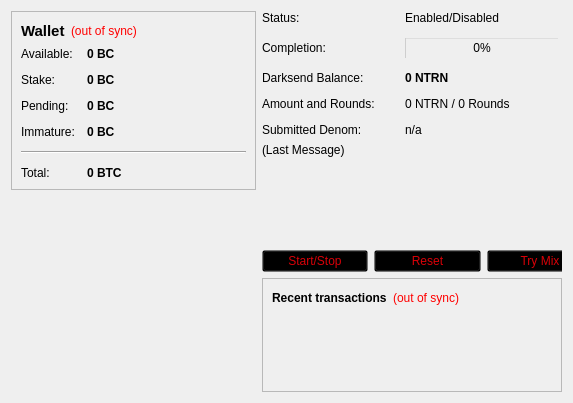
<?xml version="1.0" encoding="UTF-8"?>
<ui version="4.0">
 <class>OverviewPage</class>
 <widget class="QWidget" name="OverviewPage">
  <property name="geometry">
   <rect>
    <x>0</x>
    <y>0</y>
    <width>573</width>
    <height>342</height>
   </rect>
  </property>
  <property name="windowTitle">
   <string>Form</string>
  </property>
  <layout class="QHBoxLayout" name="horizontalLayout" stretch="1,1">
   <item>
    <layout class="QVBoxLayout" name="verticalLayout_2">
     <item>
      <widget class="QFrame" name="frame">
       <property name="frameShape">
        <enum>QFrame::StyledPanel</enum>
       </property>
       <property name="frameShadow">
        <enum>QFrame::Raised</enum>
       </property>
       <layout class="QVBoxLayout" name="verticalLayout_4">
        <item>
         <layout class="QHBoxLayout" name="horizontalLayout_4">
          <item>
           <widget class="QLabel" name="label_5">
            <property name="font">
             <font>
              <pointsize>11</pointsize>
              <weight>75</weight>
              <bold>true</bold>
             </font>
            </property>
            <property name="text">
             <string>Wallet</string>
            </property>
           </widget>
          </item>
          <item>
           <widget class="QLabel" name="labelWalletStatus">
            <property name="toolTip">
             <string>The displayed information may be out of date. Your wallet automatically synchronizes with the Neutron network after a connection is established, but this process has not completed yet.</string>
            </property>
            <property name="styleSheet">
             <string notr="true">QLabel { color: red; }</string>
            </property>
            <property name="text">
             <string notr="true">(out of sync)</string>
            </property>
            <property name="alignment">
             <set>Qt::AlignLeading|Qt::AlignLeft|Qt::AlignVCenter</set>
            </property>
           </widget>
          </item>
          <item>
           <spacer name="horizontalSpacer_2">
            <property name="orientation">
             <enum>Qt::Horizontal</enum>
            </property>
            <property name="sizeHint" stdset="0">
             <size>
              <width>40</width>
              <height>20</height>
             </size>
            </property>
           </spacer>
          </item>
         </layout>
        </item>
        <item>
         <layout class="QFormLayout" name="formLayout_2">
          <property name="fieldGrowthPolicy">
           <enum>QFormLayout::AllNonFixedFieldsGrow</enum>
          </property>
          <property name="horizontalSpacing">
           <number>12</number>
          </property>
          <property name="verticalSpacing">
           <number>12</number>
          </property>
          <item row="0" column="0">
           <widget class="QLabel" name="label">
            <property name="text">
             <string>Available:</string>
            </property>
           </widget>
          </item>
          <item row="0" column="1">
           <widget class="QLabel" name="labelBalance">
            <property name="font">
             <font>
              <weight>75</weight>
              <bold>true</bold>
             </font>
            </property>
            <property name="cursor">
             <cursorShape>IBeamCursor</cursorShape>
            </property>
            <property name="toolTip">
             <string>Your current spendable balance</string>
            </property>
            <property name="text">
             <string notr="true">0 BC</string>
            </property>
            <property name="textInteractionFlags">
             <set>Qt::LinksAccessibleByMouse|Qt::TextSelectableByKeyboard|Qt::TextSelectableByMouse</set>
            </property>
           </widget>
          </item>
          <item row="1" column="0">
           <widget class="QLabel" name="label_6">
            <property name="text">
             <string>Stake:</string>
            </property>
           </widget>
          </item>
          <item row="1" column="1">
           <widget class="QLabel" name="labelStake">
            <property name="font">
             <font>
              <weight>75</weight>
              <bold>true</bold>
             </font>
            </property>
            <property name="cursor">
             <cursorShape>IBeamCursor</cursorShape>
            </property>
            <property name="toolTip">
             <string>Total of coins that was staked, and do not yet count toward the current balance</string>
            </property>
            <property name="text">
             <string notr="true">0 BC</string>
            </property>
            <property name="textInteractionFlags">
             <set>Qt::LinksAccessibleByMouse|Qt::TextSelectableByKeyboard|Qt::TextSelectableByMouse</set>
            </property>
           </widget>
          </item>
          <item row="2" column="0">
           <widget class="QLabel" name="label_3">
            <property name="text">
             <string>Pending:</string>
            </property>
           </widget>
          </item>
          <item row="2" column="1">
           <widget class="QLabel" name="labelUnconfirmed">
            <property name="font">
             <font>
              <weight>75</weight>
              <bold>true</bold>
             </font>
            </property>
            <property name="cursor">
             <cursorShape>IBeamCursor</cursorShape>
            </property>
            <property name="toolTip">
             <string>Total of transactions that have yet to be confirmed, and do not yet count toward the current balance</string>
            </property>
            <property name="text">
             <string notr="true">0 BC</string>
            </property>
            <property name="textInteractionFlags">
             <set>Qt::LinksAccessibleByMouse|Qt::TextSelectableByKeyboard|Qt::TextSelectableByMouse</set>
            </property>
           </widget>
          </item>
          <item row="3" column="0">
           <widget class="QLabel" name="labelImmatureText">
            <property name="text">
             <string>Immature:</string>
            </property>
           </widget>
          </item>
          <item row="3" column="1">
           <widget class="QLabel" name="labelImmature">
            <property name="font">
             <font>
              <weight>75</weight>
              <bold>true</bold>
             </font>
            </property>
            <property name="toolTip">
             <string>Mined balance that has not yet matured</string>
            </property>
            <property name="text">
             <string notr="true">0 BC</string>
            </property>
            <property name="textInteractionFlags">
             <set>Qt::LinksAccessibleByMouse|Qt::TextSelectableByKeyboard|Qt::TextSelectableByMouse</set>
            </property>
           </widget>
          </item>
          <item row="4" column="0" colspan="2">
           <widget class="Line" name="line">
            <property name="orientation">
             <enum>Qt::Horizontal</enum>
            </property>
           </widget>
          </item>
          <item row="5" column="0">
           <widget class="QLabel" name="labelTotalText">
            <property name="text">
             <string>Total:</string>
            </property>
           </widget>
          </item>
          <item row="5" column="1">
           <widget class="QLabel" name="labelTotal">
            <property name="font">
             <font>
              <weight>75</weight>
              <bold>true</bold>
             </font>
            </property>
            <property name="cursor">
             <cursorShape>IBeamCursor</cursorShape>
            </property>
            <property name="toolTip">
             <string>Your current total balance</string>
            </property>
            <property name="text">
             <string notr="true">0 BTC</string>
            </property>
            <property name="textInteractionFlags">
             <set>Qt::LinksAccessibleByMouse|Qt::TextSelectableByKeyboard|Qt::TextSelectableByMouse</set>
            </property>
           </widget>
          </item>
         </layout>
        </item>
       </layout>
      </widget>
     </item>
     <item>
      <spacer name="verticalSpacer">
       <property name="orientation">
        <enum>Qt::Vertical</enum>
       </property>
       <property name="sizeHint" stdset="0">
        <size>
         <width>20</width>
         <height>40</height>
        </size>
       </property>
      </spacer>
     </item>
    </layout>
   </item>
   <item>
    <layout class="QVBoxLayout" name="verticalLayout_3">
<item>
<widget class="QFrame" name="frameDarksend">
<property name="sizePolicy">
             <sizepolicy hsizetype="MinimumExpanding" vsizetype="MinimumExpanding">
              <horstretch>0</horstretch>
              <verstretch>0</verstretch>
             </sizepolicy>
            </property>
<property name="minimumSize">
             <size>
              <width>300</width>
              <height>261</height>
             </size>
            </property>
      <property name="styleSheet">
       <string notr="true">background:transparent;</string>
      </property>
      <property name="frameShape">
       <enum>QFrame::StyledPanel</enum>
      </property>
      <property name="frameShadow">
       <enum>QFrame::Raised</enum>
      </property>
      <widget class="QWidget" name="verticalLayoutWidget">
       <property name="geometry">
        <rect>
         <x>0</x>
         <y>0</y>
         <width>331</width>
         <height>261</height>
        </rect>
       </property>
       <layout class="QVBoxLayout" name="verticalLayout_5">
        <item>
         <layout class="QFormLayout" name="formLayout">
          <property name="fieldGrowthPolicy">
           <enum>QFormLayout::AllNonFixedFieldsGrow</enum>
          </property>
          <property name="horizontalSpacing">
           <number>30</number>
          </property>
          <property name="verticalSpacing">
           <number>12</number>
          </property>
          <item row="0" column="0">
           <widget class="QLabel" name="label_6">
            <property name="text">
             <string>Status:</string>
            </property>
           </widget>
          </item>
          <item row="0" column="1">
           <widget class="QLabel" name="darksendEnabled">
            <property name="styleSheet">
             <string notr="true">color: rgb(0, 0, 0);</string>
            </property>
            <property name="text">
             <string>Enabled/Disabled</string>
            </property>
           </widget>
          </item>
          <item row="1" column="0">
           <widget class="QLabel" name="label_7">
            <property name="styleSheet">
             <string notr="true">color: rgb(0, 0, 0);</string>
            </property>
            <property name="text">
             <string>Completion:</string>
            </property>
           </widget>
          </item>
          <item row="1" column="1">
           <widget class="QProgressBar" name="darksendProgress">
            <property name="maximumSize">
             <size>
              <width>154</width>
              <height>16777215</height>
             </size>
            </property>
            <property name="styleSheet">
             <string notr="true">background:transparent;</string>
            </property>
            <property name="value">
             <number>0</number>
            </property>
           </widget>
          </item>
          <item row="2" column="0">
           <widget class="QLabel" name="labelAnonymizedText">
            <property name="styleSheet">
             <string notr="true">color: rgb(0, 0, 0);</string>
            </property>
            <property name="text">
             <string>Darksend Balance:</string>
            </property>
           </widget>
          </item>
          <item row="2" column="1">
           <widget class="QLabel" name="labelAnonymized">
            <property name="font">
             <font>
              <weight>75</weight>
              <bold>true</bold>
             </font>
            </property>
            <property name="styleSheet">
             <string notr="true">color: rgb(0, 0, 0);</string>
            </property>
            <property name="text">
             <string>0 NTRN</string>
            </property>
           </widget>
          </item>
          <item row="3" column="0">
           <widget class="QLabel" name="label_8">
            <property name="styleSheet">
             <string notr="true">color: rgb(0, 0, 0);</string>
            </property>
            <property name="text">
             <string>Amount and Rounds:</string>
            </property>
           </widget>
          </item>
          <item row="3" column="1">
           <widget class="QLabel" name="labelAmountRounds">
            <property name="styleSheet">
             <string notr="true">color: rgb(0, 0, 0);</string>
            </property>
            <property name="text">
             <string>0 NTRN / 0 Rounds</string>
            </property>
           </widget>
          </item>
          <item row="4" column="0">
           <widget class="QLabel" name="label_9">
            <property name="styleSheet">
             <string notr="true">color: rgb(0, 0, 0);</string>
            </property>
            <property name="text">
             <string>Submitted Denom:</string>
            </property>
           </widget>
          </item>
          <item row="4" column="1">
           <widget class="QLabel" name="labelSubmittedDenom">
            <property name="statusTip">
             <string>The denominations you submitted to the Nucleus Node. To mix, other users must submit the exact same denominations.</string>
            </property>
            <property name="styleSheet">
             <string notr="true">color: rgb(0, 0, 0);</string>
            </property>
            <property name="text">
             <string>n/a</string>
            </property>
           </widget>
          </item>
         </layout>
        </item>
        <item>
         <widget class="QLabel" name="darksendStatus">
          <property name="minimumSize">
           <size>
            <width>288</width>
            <height>43</height>
           </size>
          </property>
          <property name="styleSheet">
           <string notr="true">color: rgb(0, 0, 0);</string>
          </property>
          <property name="text">
           <string>(Last Message)</string>
          </property>
          <property name="alignment">
           <set>Qt::AlignLeading|Qt::AlignLeft|Qt::AlignTop</set>
          </property>
          <property name="wordWrap">
           <bool>true</bool>
          </property>
         </widget>
        </item>
        <item>
         <layout class="QHBoxLayout" name="horizontalLayout_2">
          <item>
           <widget class="QPushButton" name="toggleDarksend">
            <property name="sizePolicy">
             <sizepolicy hsizetype="MinimumExpanding" vsizetype="Fixed">
              <horstretch>0</horstretch>
              <verstretch>0</verstretch>
             </sizepolicy>
            </property>
            <property name="styleSheet">
             <string notr="true">color: rgb(217, 0, 7);</string>
            </property>
            <property name="text">
             <string>Start/Stop</string>
            </property>
           </widget>
          </item>
          <item>
           <widget class="QPushButton" name="darksendReset">
            <property name="sizePolicy">
             <sizepolicy hsizetype="MinimumExpanding" vsizetype="Fixed">
              <horstretch>0</horstretch>
              <verstretch>0</verstretch>
             </sizepolicy>
            </property>
            <property name="toolTip">
             <string>Reset the current status of Darksend (can interrupt Darksend if it's in the process of Mixing, which can cost you money!)</string>
            </property>
            <property name="autoFillBackground">
             <bool>false</bool>
            </property>
            <property name="styleSheet">
             <string notr="true">color: rgb(217, 0, 7);</string>
            </property>
            <property name="text">
             <string>Reset</string>
            </property>
           </widget>
          </item>
          <item>
           <widget class="QPushButton" name="darksendAuto">
            <property name="sizePolicy">
             <sizepolicy hsizetype="MinimumExpanding" vsizetype="Fixed">
              <horstretch>0</horstretch>
              <verstretch>0</verstretch>
             </sizepolicy>
            </property>
            <property name="toolTip">
             <string>Try to manually submit a Darksend request.</string>
            </property>
            <property name="styleSheet">
             <string notr="true">color: rgb(217, 0, 7);</string>
            </property>
            <property name="text">
             <string>Try Mix</string>
            </property>
           </widget>
          </item>
         </layout>
        </item>
       </layout>
      </widget>
     </widget>
</item>
     <item>
      <widget class="QFrame" name="frame_2">
       <property name="frameShape">
        <enum>QFrame::StyledPanel</enum>
       </property>
       <property name="frameShadow">
        <enum>QFrame::Raised</enum>
       </property>
       <layout class="QVBoxLayout" name="verticalLayout">
        <item>
         <layout class="QHBoxLayout" name="horizontalLayout_2">
          <item>
           <widget class="QLabel" name="label_4">
            <property name="text">
             <string>&lt;b&gt;Recent transactions&lt;/b&gt;</string>
            </property>
           </widget>
          </item>
          <item>
           <widget class="QLabel" name="labelTransactionsStatus">
            <property name="toolTip">
             <string>The displayed information may be out of date. Your wallet automatically synchronizes with the Neutron network after a connection is established, but this process has not completed yet.</string>
            </property>
            <property name="styleSheet">
             <string notr="true">QLabel { color: red; }</string>
            </property>
            <property name="text">
             <string notr="true">(out of sync)</string>
            </property>
            <property name="alignment">
             <set>Qt::AlignRight|Qt::AlignTrailing|Qt::AlignVCenter</set>
            </property>
           </widget>
          </item>
          <item>
           <spacer name="horizontalSpacer">
            <property name="orientation">
             <enum>Qt::Horizontal</enum>
            </property>
            <property name="sizeHint" stdset="0">
             <size>
              <width>40</width>
              <height>20</height>
             </size>
            </property>
           </spacer>
          </item>
         </layout>
        </item>
        <item>
         <widget class="QListView" name="listTransactions">
          <property name="styleSheet">
           <string notr="true">QListView { background: transparent; }</string>
          </property>
          <property name="frameShape">
           <enum>QFrame::NoFrame</enum>
          </property>
          <property name="verticalScrollBarPolicy">
           <enum>Qt::ScrollBarAlwaysOff</enum>
          </property>
          <property name="horizontalScrollBarPolicy">
           <enum>Qt::ScrollBarAlwaysOff</enum>
          </property>
          <property name="selectionMode">
           <enum>QAbstractItemView::NoSelection</enum>
          </property>
         </widget>
        </item>
       </layout>
      </widget>
     </item>
     <item>
      <spacer name="verticalSpacer_2">
       <property name="orientation">
        <enum>Qt::Vertical</enum>
       </property>
       <property name="sizeHint" stdset="0">
        <size>
         <width>20</width>
         <height>40</height>
        </size>
       </property>
      </spacer>
     </item>
    </layout>
   </item>
  </layout>
 </widget>
 <resources/>
 <connections/>
</ui>
